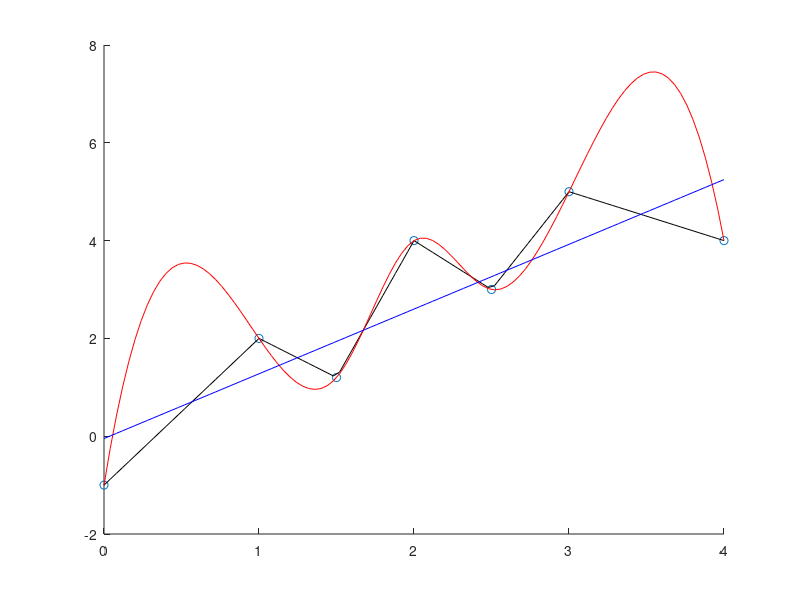

Recreate this plot in MATLAB.
clear
xx=[0 1 1.5 2 2.5 3 4];
yy=[-1 2 1.2 4 3 5 4];
hold on
plot(xx,yy,'o')
x=linspace(0,4,101);
y1=interp1(xx,yy,x);
plot(x,y1,'k-')
y2=spline(xx,yy,x);
plot(x,y2,'-r')
p=polyfit(xx,yy,1);
y3=polyval(p,x);
plot(x,y3,'b-')
hold off
